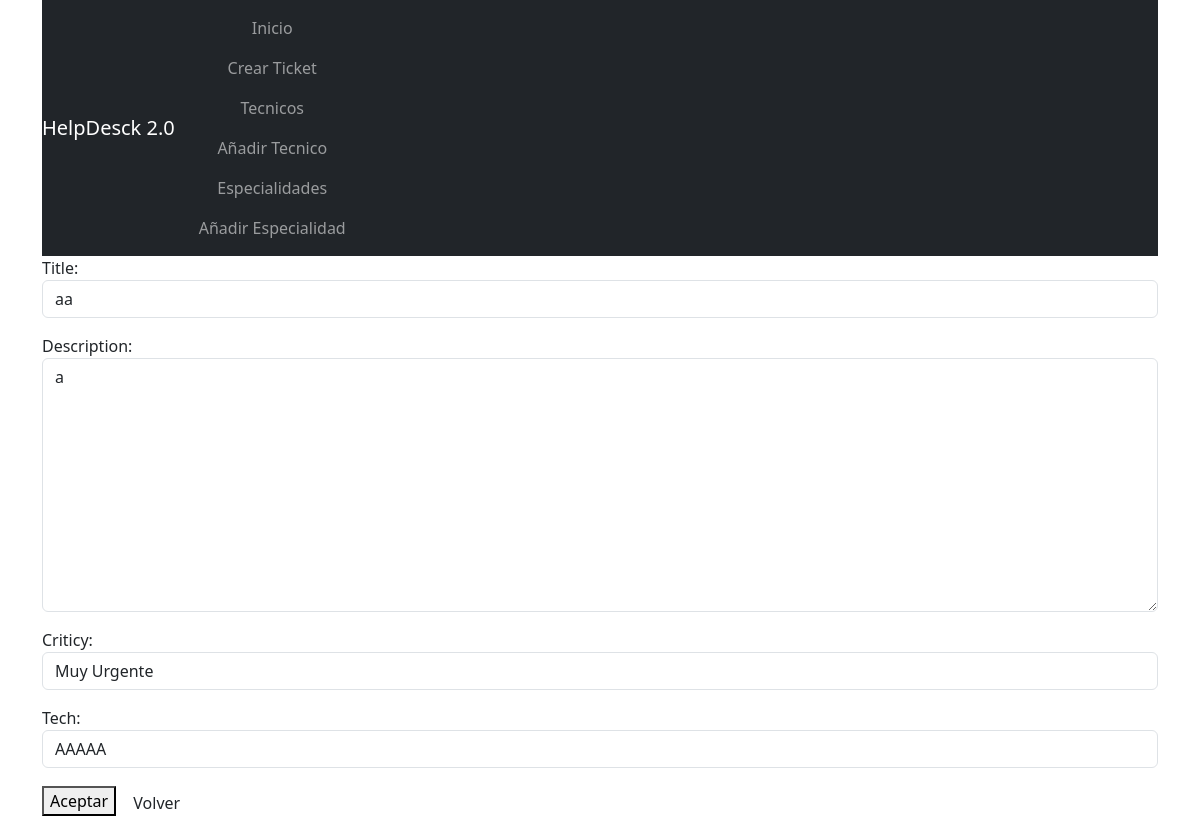
Page /ticket_edite/10/ on the earlier database version.
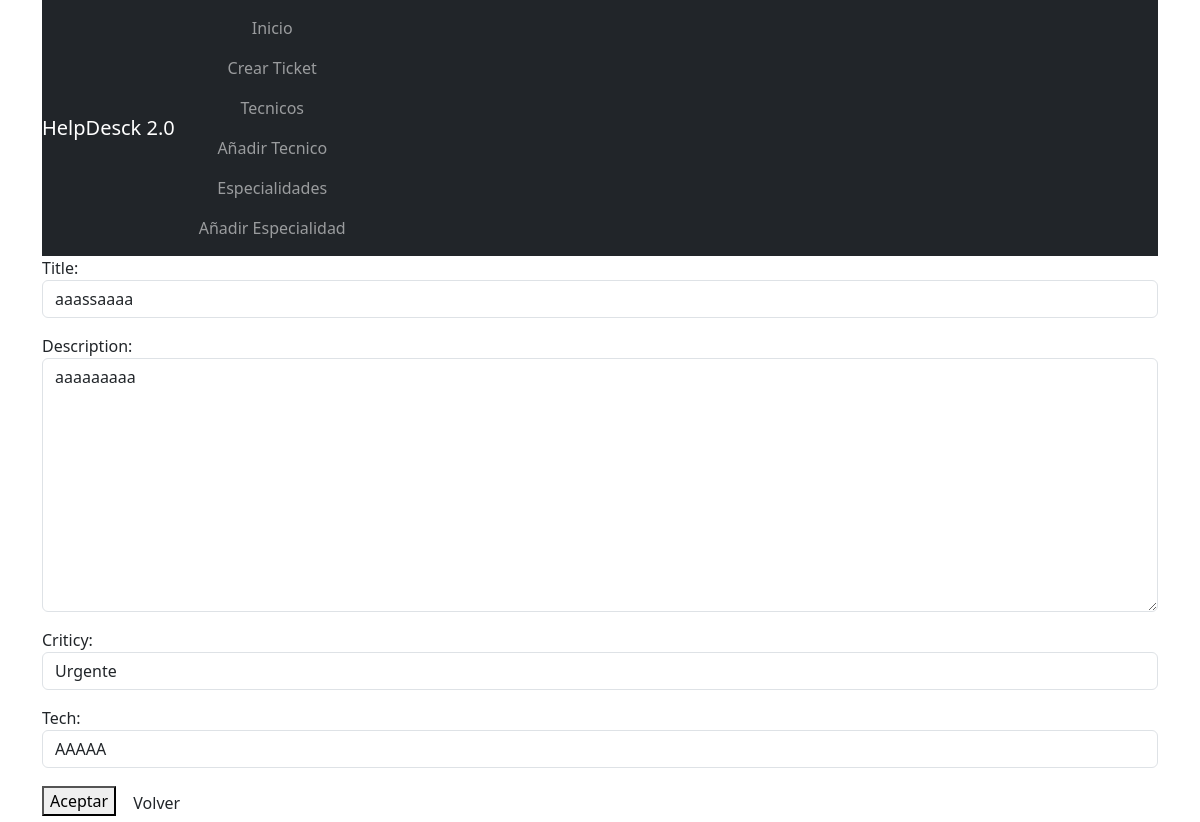
Same page on the later database version.
### core/models.py (models this page shows, shortened)
class Ticket(models.Model):
    title = models.CharField(verbose_name="Title", max_length=50)
    description = models.TextField(verbose_name="Description")
    created_at = models.DateTimeField(auto_now_add=True,verbose_name="Created at")
    updated_at = models.DateTimeField(auto_now=True,verbose_name="Update at")
    tech = models.ForeignKey(Tech,verbose_name="Tech",on_delete=models.SET_NULL,null=True,blank=True)
    criticy = models.ForeignKey(Criticy,verbose_name="Criticy",on_delete=models.SET_NULL,null=True,blank=True)
    history = models.ManyToManyField(History,blank=True)

### core/views.py (the view)
# urls.py: path("ticket_edite/<int:pk>/",views.TicketUpdateView.as_view(),name="ticket_edit"),
class TicketUpdateView(UpdateView):
    model = Ticket
    form_class = TicketForm
    template_name = "ticket_form.html"
    success_url = reverse_lazy("home")

### core/forms.py
class TicketForm(forms.ModelForm):
    class Meta:
        model = Ticket
        fields = ["title","description","criticy","tech"]
        widgets = {"title":forms.TextInput(attrs={"class":"form-control"}),
                   "description":forms.Textarea(attrs={"class":"form-control"}),
                   "criticy":forms.Select(attrs={"class":"form-control"}),
                   "tech":forms.Select(attrs={"class":"form-control"}),
                    }

### core/models.py (called while the page is built)
    def __str__(self) -> str:
        return self.level

    def __str__(self) -> str:
        return self.name

### core/templates/ticket_form.html (shortened to what this page needs)
{% extends "base.html" %}
{% block content %}
<form action="" method="post">
    {{ form.as_p }}
    <button type="submit">Aceptar</button>
    <a href="{% url 'home' %}" class="btn">Volver</a>
</form>
{% endblock %}

Differences in the rows shown:
changed Ticket "AAAAA": title "aa" → "aaassaaaa"; description "a" → "aaaaaaaaa"; criticy "Muy Urgente" → "Urgente"
